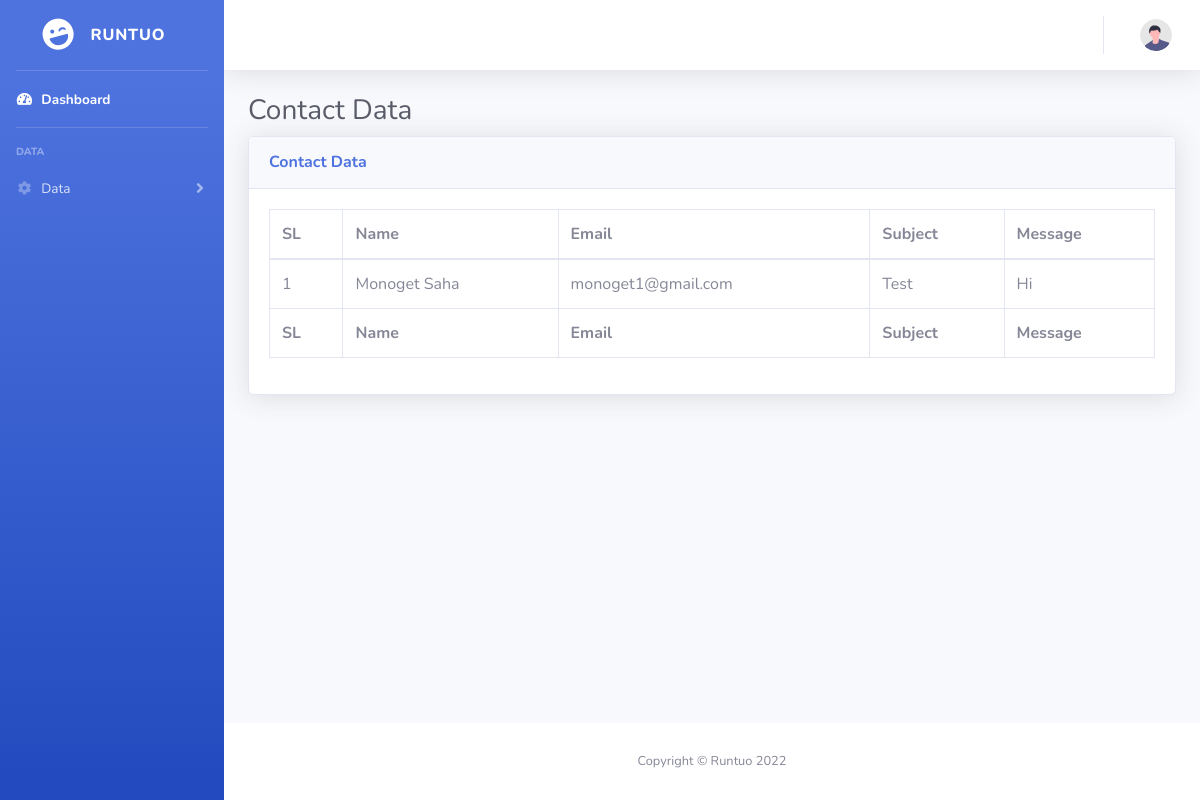
The page /admin/contact.php on the database as committed earlier.
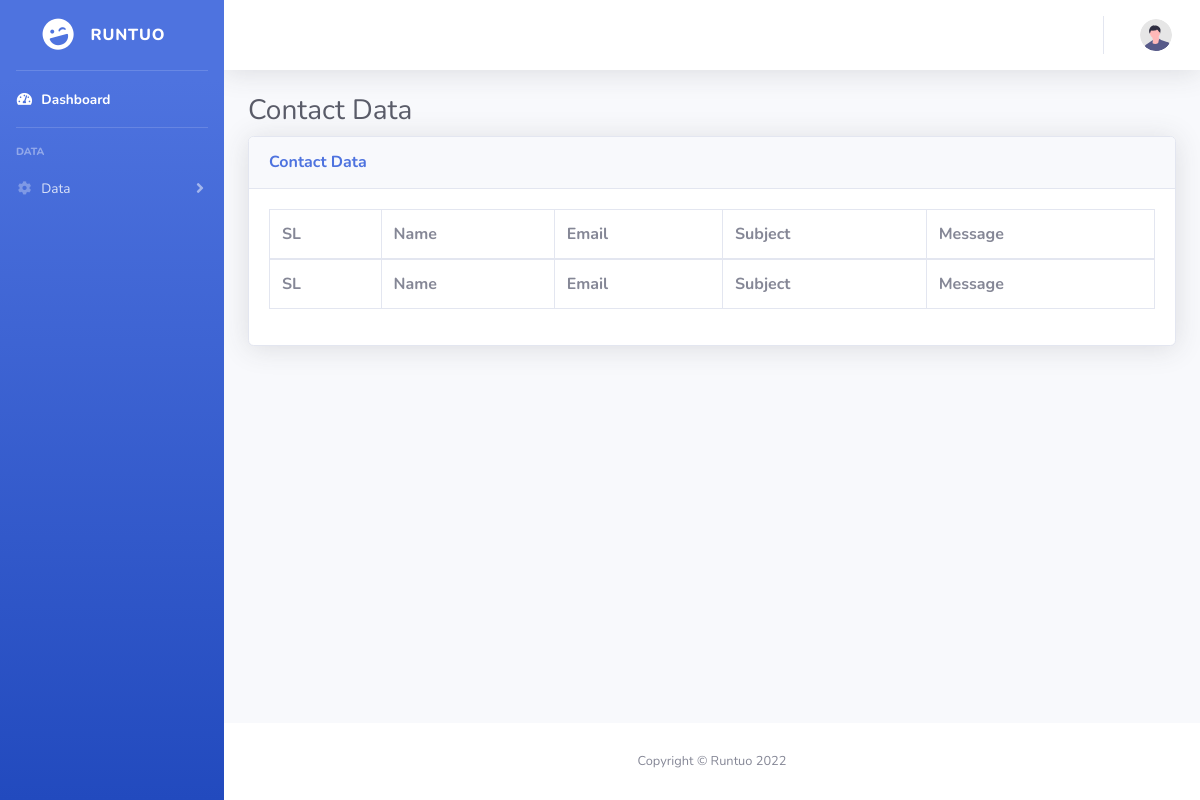
The same page on the database as committed later.
### tables this page shows
CREATE TABLE `contact` (
  `id` int(11) NOT NULL,
  `name` varchar(100) NOT NULL,
  `email` varchar(100) NOT NULL,
  `subject` varchar(500) NOT NULL,
  `message` varchar(1000) NOT NULL,
  `inserted_at` datetime NOT NULL,
  `updated_at` timestamp NOT NULL DEFAULT current_timestamp() ON UPDATE current_timestamp()
);

### include/dbController.php (called while the page is built, shortened)
<?php
class DBController {
    private $host = "localhost";
    private $user = "root";
    private $password = "";
    private $database = "finance_calculator";
    private $conn;
    function __construct() {
        $this->conn = $this->connectDB();
    }
    function connectDB() {
        $conn = mysqli_connect($this->host,$this->user,$this->password,$this->database);
        return $conn;
    }
    function runQuery($query) {
        $result = mysqli_query($this->conn,$query);
        while($row=mysqli_fetch_assoc($result)) {
            $resultset[] = $row;
        }
        if(!empty($resultset))
            return $resultset;
    }
    function numRows($query) {
        $result  = mysqli_query($this->conn,$query);
        $rowcount = mysqli_num_rows($result);
        return $rowcount;
    }
}

### admin/contact.php (the view, shortened to what this page needs)
<?php
include('../include/dbController.php');
$db_handle = new DBController();
?>
<!DOCTYPE html>
<html lang="en">
<head>
    <?php require_once 'include/css.php'; ?>
</head>
<body id="page-top">
<div id="wrapper">
    <?php require_once 'include/sidebar.php'; ?>
    <div id="content-wrapper" class="d-flex flex-column">
        <div id="content">
            <?php require_once 'include/topbar.php'; ?>
            <div class="container-fluid">
                <h1 class="h3 mb-2 text-gray-800">Contact Data</h1>
                <div class="card shadow mb-4">
                    <div class="card-header py-3">
                        <h6 class="m-0 font-weight-bold text-primary">Contact Data</h6>
                    </div>
                    <div class="card-body">
                        <div class="table-responsive">
                            <table class="table table-bordered" id="dataTable" width="100%" cellspacing="0">
                                <thead>
                                <tr>
                                    <th>SL</th>
                                    <th>Name</th>
                                    <th>Email</th>
                                    <th>Subject</th>
                                    <th>Message</th>
                                </tr>
                                </thead>
                                <tfoot>
                                <tr>
                                    <th>SL</th>
                                    <th>Name</th>
                                    <th>Email</th>
                                    <th>Subject</th>
                                    <th>Message</th>
                                </tr>
                                </tfoot>
                                <tbody>
                                <?php
                                $data = $db_handle->runQuery("SELECT * FROM contact order by id desc");
                                $row_count = $db_handle->numRows("SELECT * FROM contact order by id desc");
                                for ($i = 0; $i < $row_count; $i++) {
                                ?>
                                <tr>
                                    <td><?php echo $i + 1; ?></td>
                                    <td><?php echo $data[$i]["name"]; ?></td>
                                    <td><?php echo $data[$i]["email"]; ?></td>
                                    <td><?php echo $data[$i]["subject"]; ?></td>
                                    <td><?php echo $data[$i]["message"]; ?></td>
                                </tr>
                                <?php } ?>
                                </tbody>
                            </table>
                        </div>
                    </div>
                </div>
            </div>
        </div>
        <?php require_once 'include/footer.php'; ?>
    </div>
</div>
</body>
</html>

Rows that differ between the two databases and show on the page:
removed contact: name "Monoget Saha", email "monoget1@gmail.com", subject "Test", message "Hi"
